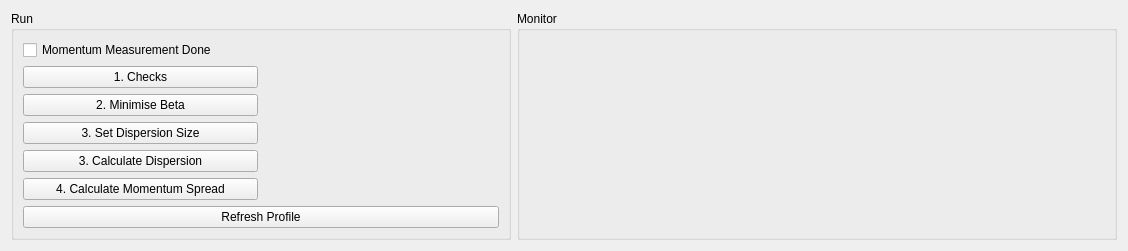
      <widget class="QWidget" name="tab_2">
       <attribute name="title">
        <string>Don't use!</string>
       </attribute>
       <layout class="QHBoxLayout" name="horizontalLayout_3">
        <item>
         <widget class="QGroupBox" name="groupBox_s_run">
          <property name="minimumSize">
           <size>
            <width>500</width>
            <height>0</height>
           </size>
          </property>
          <property name="maximumSize">
           <size>
            <width>500</width>
            <height>16777215</height>
           </size>
          </property>
          <property name="title">
           <string>Run</string>
          </property>
          <layout class="QGridLayout" name="gridLayout_2">
           <item row="4" column="0">
            <widget class="QPushButton" name="pushButton_CalcDisp">
             <property name="text">
              <string>3. Calculate Dispersion</string>
             </property>
             <property name="checked">
              <bool>false</bool>
             </property>
            </widget>
           </item>
           <item row="6" column="0">
            <widget class="QPushButton" name="pushButton_Calc">
             <property name="text">
              <string>4. Calculate Momentum Spread</string>
             </property>
             <property name="checked">
              <bool>false</bool>
             </property>
            </widget>
           </item>
           <item row="0" column="0">
            <widget class="QCheckBox" name="checkBox_done_mom">
             <property name="text">
              <string>Momentum Measurement Done</string>
             </property>
            </widget>
           </item>
           <item row="7" column="0" colspan="2">
            <widget class="QPushButton" name="pushButton_refreshProfile">
             <property name="text">
              <string>Refresh Profile</string>
             </property>
            </widget>
           </item>
           <item row="1" column="0">
            <widget class="QPushButton" name="pushButton_Checks">
             <property name="text">
              <string>1. Checks</string>
             </property>
             <property name="checked">
              <bool>false</bool>
             </property>
            </widget>
           </item>
           <item row="2" column="0">
            <widget class="QPushButton" name="pushButton_MinBeta">
             <property name="text">
              <string>2. Minimise Beta</string>
             </property>
             <property name="checked">
              <bool>false</bool>
             </property>
            </widget>
           </item>
           <item row="3" column="0">
            <widget class="QPushButton" name="pushButton_SetDispSize">
             <property name="text">
              <string>3. Set Dispersion Size</string>
             </property>
            </widget>
           </item>
          </layout>
         </widget>
        </item>
        <item>
         <widget class="QGroupBox" name="groupBox_s_monitor">
          <property name="minimumSize">
           <size>
            <width>600</width>
            <height>0</height>
           </size>
          </property>
          <property name="title">
           <string>Monitor</string>
          </property>
          <layout class="QHBoxLayout" name="horizontalLayout_5"/>
         </widget>
        </item>
       </layout>
      </widget>
